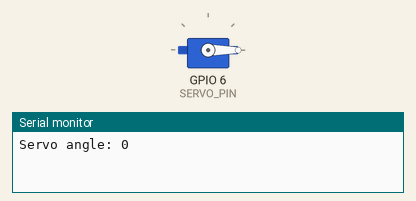
This sketch was run on a simulated ESP32. Parts: servo, the last lines printed to the serial monitor.

Above: at 0.05 s.
At 2.7 s:
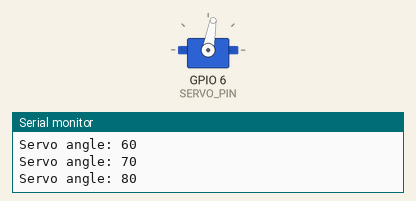
At 5.4 s:
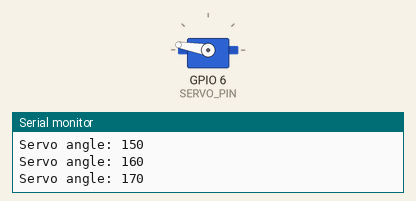
At 10.8 s:
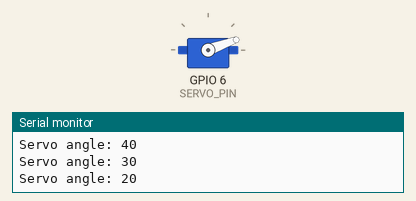
Timing chart, 0 to 14.8 s (numbered marks = the images above):
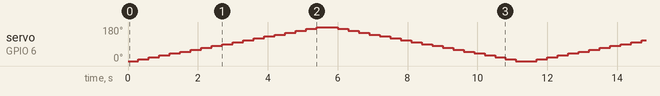

The sketch:

E7_____.ino
```cpp
#include <ESP32Servo.h>

const int SERVO_PIN = 6;  // 按实际开发板修改
Servo myServo;

void setup() {
  Serial.begin(115200);
  myServo.attach(SERVO_PIN);
}

void loop() {
  for (int angle = 0; angle <= 180; angle += 10) {
    myServo.write(angle);
    Serial.print("Servo angle: ");
    Serial.println(angle);
    delay(300);
  }

  for (int angle = 180; angle >= 0; angle -= 10) {
    myServo.write(angle);
    Serial.print("Servo angle: ");
    Serial.println(angle);
    delay(300);
  }
}
```
